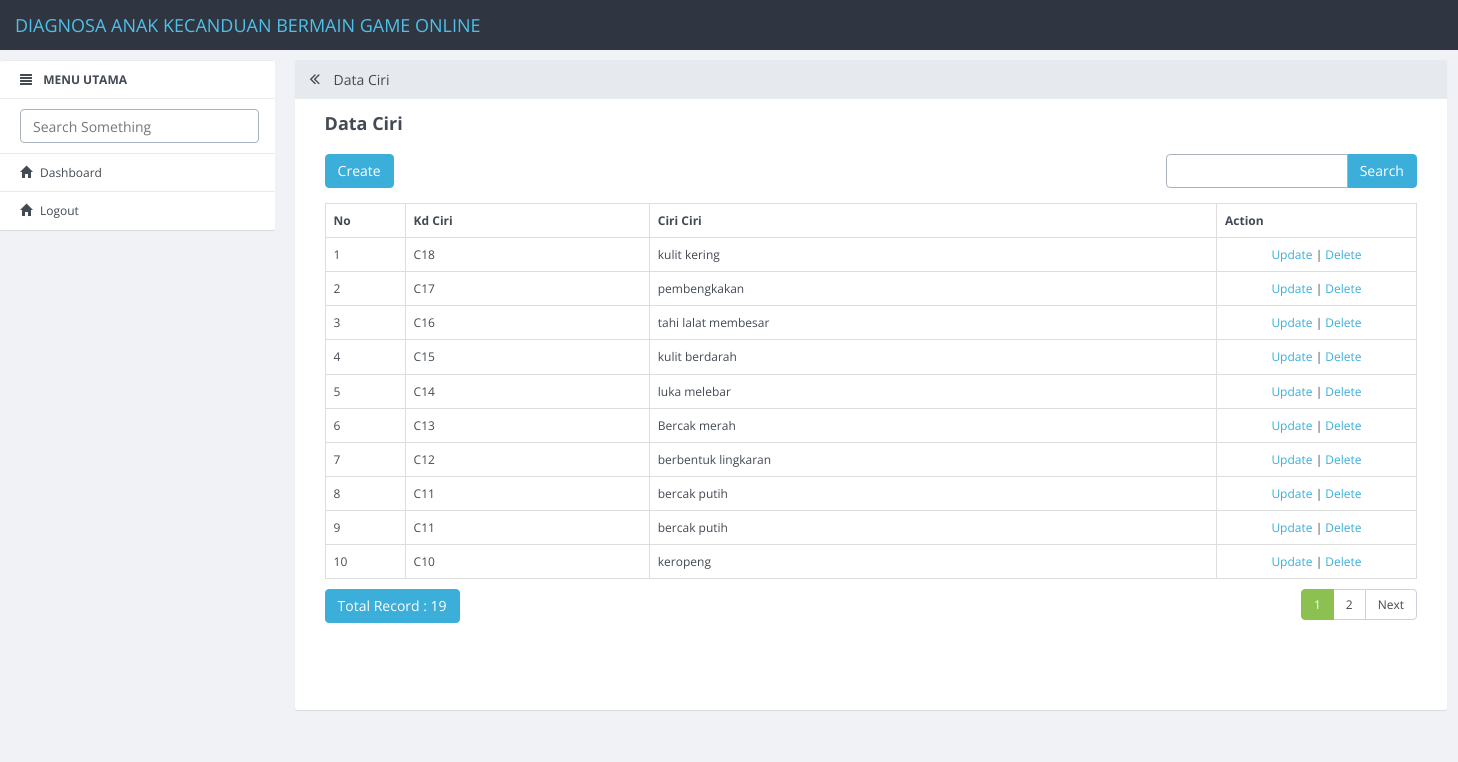
Page /index.php/ciri on the committed database.
### tables this page shows
CREATE TABLE `ciri` (
  `id_ciri` int(11) NOT NULL,
  `kd_ciri` varchar(5) DEFAULT NULL,
  `ciri_ciri` varchar(50) DEFAULT NULL
);

### application/controllers/Ciri.php (called while the page is built, shortened)
<?php
class Ciri extends CI_Controller
{
    function __construct()
    {
        $this->load->model('M_ciri');
        $this->load->library('form_validation');
    }
    public function index()
    {
        $q = urldecode($this->input->get('q', TRUE));
        $start = intval($this->input->get('start'));
        if ($q <> '') {
            $config['base_url'] = base_url() . 'ciri/index.html?q=' . urlencode($q);
            $config['first_url'] = base_url() . 'ciri/index.html?q=' . urlencode($q);
        } else {
            $config['base_url'] = base_url() . 'ciri/index.html';
            $config['first_url'] = base_url() . 'ciri/index.html';
        }
        $config['per_page'] = 10;
        $config['page_query_string'] = TRUE;
        $config['total_rows'] = $this->M_ciri->total_rows($q);
        $ciri = $this->M_ciri->get_limit_data($config['per_page'], $start, $q);
        $this->load->library('pagination');
        $this->pagination->initialize($config);
        $data = array(
            'ciri_data' => $ciri,
            'q' => $q,
            'pagination' => $this->pagination->create_links(),
            'total_rows' => $config['total_rows'],
            'start' => $start,
            'konten' => 'ciri/ciri_list',
            'judul' => 'Data Ciri',
        );
        $this->load->view('v_index', $data);
    }
}

### index.php (called while the page is built, shortened)
<?php
require_once BASEPATH.'core/CodeIgniter.php';

### application/config/config.php (called while the page is built, shortened)
<?php
$config['base_url'] = "http://".$_SERVER['HTTP_HOST'];
$config['base_url'] .= preg_replace('@/+$@','',dirname($_SERVER['SCRIPT_NAME'])).'/';
$config['index_page'] = '';
$config['uri_protocol']	= 'REQUEST_URI';
$config['url_suffix'] = '.html';
$config['language']	= 'english';
$config['charset'] = 'UTF-8';
$config['enable_hooks'] = FALSE;
$config['subclass_prefix'] = 'MY_';
$config['composer_autoload'] = FALSE;
$config['permitted_uri_chars'] = 'a-z 0-9~%.:_\-';
$config['enable_query_strings'] = FALSE;
$config['controller_trigger'] = 'c';
$config['function_trigger'] = 'm';
$config['directory_trigger'] = 'd';
$config['allow_get_array'] = TRUE;
$config['log_threshold'] = 0;
$config['log_path'] = '';
$config['log_file_extension'] = '';
$config['log_file_permissions'] = 0644;
$config['log_date_format'] = 'Y-m-d H:i:s';
$config['error_views_path'] = '';
$config['cache_path'] = '';
$config['cache_query_string'] = FALSE;
$config['encryption_key'] = '';
$config['sess_driver'] = 'files';
$config['sess_cookie_name'] = 'ci_session';
$config['sess_expiration'] = 7200;
$config['sess_save_path'] = NULL;
$config['sess_match_ip'] = FALSE;
$config['sess_time_to_update'] = 300;
$config['sess_regenerate_destroy'] = FALSE;
$config['cookie_prefix']	= '';
$config['cookie_domain']	= '';
$config['cookie_path']		= '/';
$config['cookie_secure']	= FALSE;
$config['cookie_httponly'] 	= FALSE;
$config['standardize_newlines'] = FALSE;
$config['global_xss_filtering'] = FALSE;
$config['csrf_protection'] = FALSE;
$config['csrf_token_name'] = 'csrf_test_name';
$config['csrf_cookie_name'] = 'csrf_cookie_name';
$config['csrf_expire'] = 7200;
$config['csrf_regenerate'] = TRUE;
$config['csrf_exclude_uris'] = array();
$config['compress_output'] = FALSE;
$config['time_reference'] = 'local';
$config['rewrite_short_tags'] = FALSE;
$config['proxy_ips'] = '';

### application/models/M_ciri.php (called while the page is built, shortened)
<?php
class M_ciri extends CI_Model
{
    public $table = 'ciri';
    public $id = 'id_ciri';
    public $order = 'DESC';
    function total_rows($q = NULL) {
        $this->db->like('id_ciri', $q);
	$this->db->or_like('kd_ciri', $q);
	$this->db->or_like('ciri_ciri', $q);
	$this->db->from($this->table);
        return $this->db->count_all_results();
    }
    function get_limit_data($limit, $start = 0, $q = NULL) {
        $this->db->order_by($this->id, $this->order);
        $this->db->like('id_ciri', $q);
	$this->db->or_like('kd_ciri', $q);
	$this->db->or_like('ciri_ciri', $q);
	$this->db->limit($limit, $start);
        return $this->db->get($this->table)->result();
    }
}

### application/views/ciri/ciri_list.php (the view, shortened to what this page needs)
<div class="row" style="margin-bottom: 10px">
            <div class="col-md-4">
                <?php echo anchor(site_url('ciri/create'),'Create', 'class="btn btn-primary"'); ?>
            </div>
            <div class="col-md-4 text-center">
            </div>
            <div class="col-md-1 text-right">
            </div>
            <div class="col-md-3 text-right">
                <form action="<?php echo site_url('ciri/index'); ?>" class="form-inline" method="get">
                    <div class="input-group">
                        <input type="text" class="form-control" name="q" value="<?php echo $q; ?>">
                        <span class="input-group-btn">
                          <button class="btn btn-primary" type="submit">Search</button>
                        </span>
                    </div>
                </form>
            </div>
        </div>
        <table class="table table-bordered" style="margin-bottom: 10px">
            <tr>
                <th>No</th>
        <th>Kd Ciri</th>
        <th>Ciri Ciri</th>
        <th>Action</th>
            </tr><?php
            foreach ($ciri_data as $ciri)
            {
                ?>
                <tr>
            <td width="80px"><?php echo ++$start ?></td>
            <td><?php echo $ciri->kd_ciri ?></td>
            <td><?php echo $ciri->ciri_ciri ?></td>
            <td style="text-align:center" width="200px">
                <?php
                echo anchor(site_url('ciri/update/'.$ciri->id_ciri),'Update');
                echo ' | ';
                echo anchor(site_url('ciri/delete/'.$ciri->id_ciri),'Delete','onclick="javasciprt: return confirm(\'Are You Sure ?\')"');
                ?>
            </td>
        </tr>
                <?php
            }
            ?>
        </table>
        <div class="row">
            <div class="col-md-6">
                <a href="#" class="btn btn-primary">Total Record : <?php echo $total_rows ?></a>
        </div>
            <div class="col-md-6 text-right">
                <?php echo $pagination ?>
            </div>
        </div>

### application/config/pagination.php (shortened to what this page needs)
<?php  if ( ! defined('BASEPATH')) exit('No direct script access allowed');
$config['full_tag_open'] = '<nav><ul class="pagination" style="margin-top:0px">';
$config['full_tag_close'] = '</ul></nav>';
$config['next_tag_open'] = '<li>';
$config['next_tag_close'] = '</li>';
$config['cur_tag_open'] = '<li class="active"><a>';
$config['cur_tag_close'] = '</a></li>';
$config['num_tag_open'] = '<li>';
$config['num_tag_close'] = '</li>';

### application/views/config/header.php (shortened to what this page needs)
<!DOCTYPE html>
<html>
  <head>
    <link rel="stylesheet" href="assets/dist/css/site.min.css">
    <link rel="stylesheet" type="text/css" href="https://cdnjs.cloudflare.com/ajax/libs/limonte-sweetalert2/6.9.1/sweetalert2.css">
    <link rel="stylesheet" type="text/css" href="https://cdnjs.cloudflare.com/ajax/libs/limonte-sweetalert2/6.9.1/sweetalert2.min.css">
  </head>
  <body>
    <nav role="navigation" class="navbar navbar-custom">
        <div class="container-fluid">
          <div class="navbar-header">
            <a href="#" class="navbar-brand">DIAGNOSA ANAK KECANDUAN BERMAIN GAME ONLINE</a>
          </div>
        </div>
      </nav>

### application/views/v_index.php (shortened to what this page needs)
<?php include 'config/header.php'; ?>
    <div class="container-fluid">
        <div class="row row-offcanvas row-offcanvas-left">
          <?php include 'config/menu.php'; ?>
          <div class="col-xs-12 col-sm-9 content">
            <div class="panel panel-default">
              <div class="panel-heading">
                <h3 class="panel-title"><a href="javascript:void(0);" class="toggle-sidebar"><span class="fa fa-angle-double-left" data-toggle="offcanvas" title="Maximize Panel"></span></a> <?php echo $judul; ?></h3>
              </div>
              <div class="panel-body">
                <div class="content-row">
                  <h2 class="content-row-title"><?php echo $judul; ?></h2>
                  <div class="row">
                    <div class="col-md-12">
                     <?php include $konten.'.php'; ?>
                    </div>
                  </div>
                </div>
              </div>
            </div>
        </div>
      </div>
    </div>

### application/views/config/menu.php (shortened to what this page needs)
<div class="col-xs-6 col-sm-3 sidebar-offcanvas" role="navigation">
            <ul class="list-group panel">
                <li class="list-group-item"><i class="glyphicon glyphicon-align-justify"></i> <b>MENU UTAMA</b></li>
                <li class="list-group-item"><input type="text" class="form-control search-query" placeholder="Search Something"></li>
                <li class="list-group-item"><a href="<?php echo base_url()?>"><i class="glyphicon glyphicon-home"></i>Dashboard </a></li>
                <li class="list-group-item"><a href="<?php echo base_url()?>app/logout"><i class="glyphicon glyphicon-home"></i>Logout </a></li>
              </ul>
          </div>

### rows in the picture
ciri: kd_ciri "C18", ciri_ciri "kulit kering", id_ciri "Update", id_ciri "Delete"
ciri: kd_ciri "C17", ciri_ciri "pembengkakan", id_ciri "Update", id_ciri "Delete"
ciri: kd_ciri "C16", ciri_ciri "tahi lalat membesar", id_ciri "Update", id_ciri "Delete"
ciri: kd_ciri "C15", ciri_ciri "kulit berdarah", id_ciri "Update", id_ciri "Delete"
ciri: kd_ciri "C14", ciri_ciri "luka melebar", id_ciri "Update", id_ciri "Delete"
ciri: kd_ciri "C13", ciri_ciri "Bercak merah", id_ciri "Update", id_ciri "Delete"
ciri: kd_ciri "C12", ciri_ciri "berbentuk lingkaran", id_ciri "Update", id_ciri "Delete"
ciri: kd_ciri "C11", ciri_ciri "bercak putih", id_ciri "Update", id_ciri "Delete"
ciri: kd_ciri "C11", ciri_ciri "bercak putih", id_ciri "Update", id_ciri "Delete"
ciri: kd_ciri "C10", ciri_ciri "keropeng", id_ciri "Update", id_ciri "Delete"

### other values in the picture
$judul "Data Ciri"
anchor(site_url('ciri/create'),'Create', 'class="btn btn-primary"') "Create"
$total_rows "19"
$pagination "1 2 Next"
